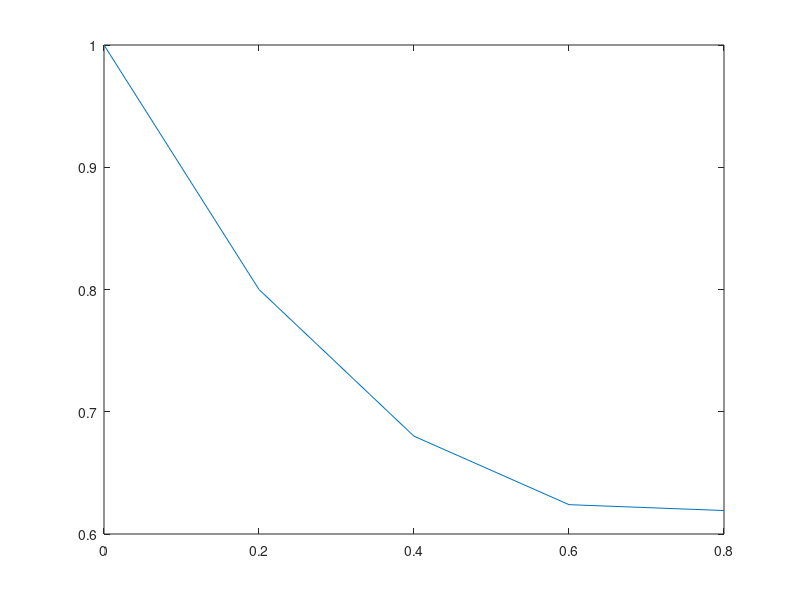

Write MATLAB code to recreate this figure.
f=@(x,y)x-y;
x0=0;
y0=1;
h=0.2;
Xout=[];
y=y0;
Yout=y;
xfinal=0.8;
for x=x0:h:xfinal-h
    Xout=[Xout;x];
    s=f(x,y);
    y=y+h*s;
    Yout=[Yout;y];
end
Xout=[Xout;xfinal];
display(Xout);
display(Yout);
plot(Xout,Yout);